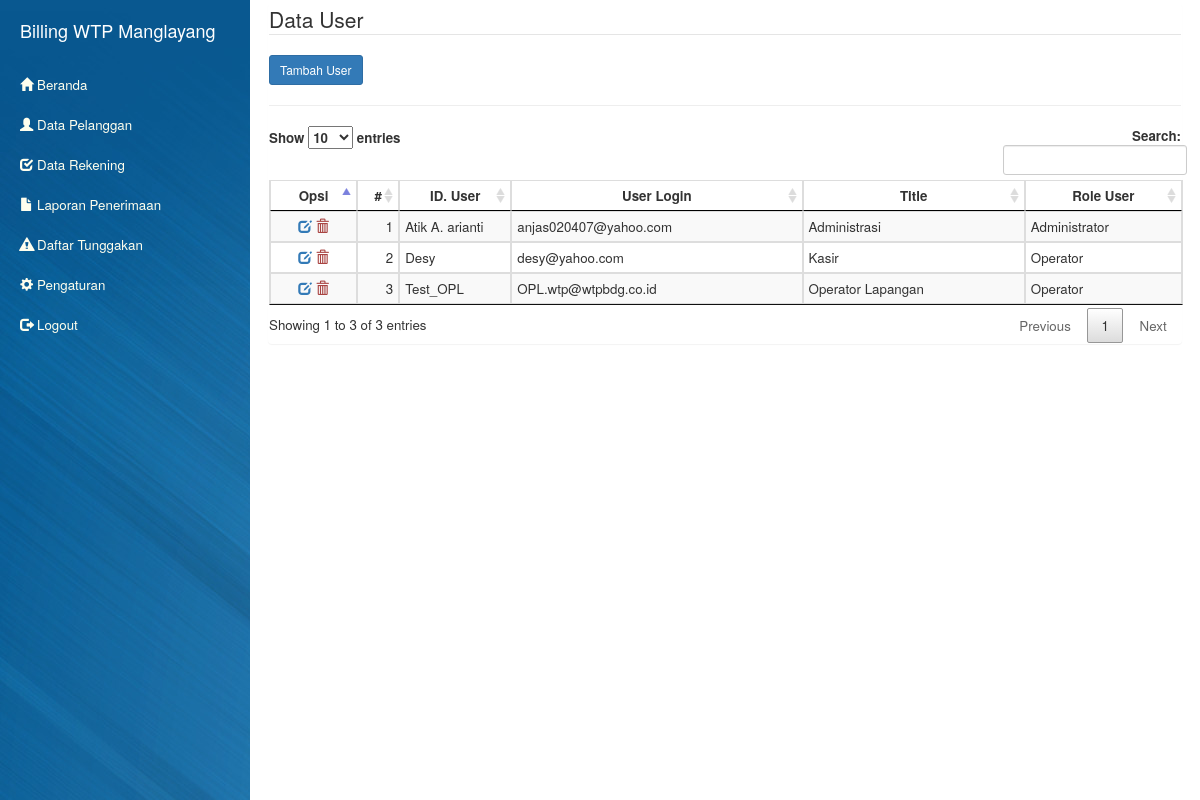
Page /?page=views.user (signed in) on the committed database.
### tables this page shows
CREATE TABLE `wtp_user` (
  `id` int(11) NOT NULL AUTO_INCREMENT,
  `nama_lengkap` varchar(255) DEFAULT NULL,
  `jobtitle` varchar(255) DEFAULT NULL,
  `phone` varchar(255) DEFAULT NULL,
  `email` varchar(255) DEFAULT NULL,
  `password` varchar(255) DEFAULT NULL,
  `accessrole` int(11) DEFAULT NULL,
  PRIMARY KEY (`id`)
);

### model/model.user.php (called while the page is built, shortened)
<?php
$userUI = new User;
$arrayData = $userUI->viewUser();
$act = "crud.user";
$akses = $_SESSION['accessrole'];

### views/views.user.php (the view)
<?php include_once "model/model.user.php"; ?>
<div class="panel panel-body">
    <fieldset>
        <legend> Data User</legend>
        <div class="form-inline">
            <div class="form-group">
                <a href="?page=crud&act=<?=$act?>" class="btn btn-sm btn-primary" id="tambah-user">Tambah User</a>
            </div>
        </div>
        <hr class="thin bg-grayLighter" />
        <table class="table table-condensed table-bordered table-striped tbl-scroll" id="table-pelanggan">
            <thead>
                <tr>
                    <th width="75px"> Opsi</th><th width="30px"> #</th>
                    <th width="100px"> ID. User</th><th> User Login</th>
                    <th> Title</th><th> Role User</th>
                </tr>
            </thead>
            <tbody id="dtaPel">
                <?php
                $i = 1;
                if (count($arrayData)) {
                    while ($data = mysql_fetch_array($arrayData)) {
                        ?>
                        <tr>
                            <td align="center">
                                <?=$userUI->actBtn($data['id'], $act, $akses)?>
                            </td>
                            <td align="right"><?=$i?></td>
                            <td><?=$data['nama_lengkap']?></td>
                            <td><?=$data['email']?></td>
                            <td><?=$data['jobtitle']?></td>
                            <td><?=$data['accessrole']== 1 ? "Administrator" : "Operator"?></td>
                        </tr>
                        <?php
                        $i++;
                    }
                }
                ?>
            </tbody>
        </table>
    </fieldset>
</div>

### inc/class.php (shortened to what this page needs)
<?php
class User {
    function viewUser() {
        $query = mysql_query("select * from wtp_user");
        return $query;
    }
    function actBtn($id, $act, $akses) {
        if ($akses == 1) {
            echo '
                <a href="?page=crud&act=' . $act . '&req=edit&id=' . $id . '" class="text-primary" data-toggle="tooltip" data-placement="bottom" title="Edit"><i class="glyphicon glyphicon-edit"></i></a>
                <a href="?page=crud&act=' . $act . '&req=delete&id=' . $id . '" class="text-danger" data-toggle="tooltip" data-placement="bottom" title="Delete" onclick="return confirm(\'Are you sure delete this data ?\')"> <i class="glyphicon glyphicon-trash"></i></a>
            ';
        }
    }
}
class Main {
    function getPage() {
        if (!isset($_GET['page'])) {
            include_once 'views/home.php';
        } else {
            $page = htmlentities($_GET['page']);
            $pageRoot = "views/" . $page . ".php";
            if (file_exists($pageRoot)) {
                include_once $pageRoot;
            } elseif ($page == "crud") {
                $halaman = $_GET['act'];
                if (file_exists("model/" . $halaman . ".php")) {
                    include_once "model/" . $halaman . ".php";
                }
            } elseif ($page == "logout") {
                $user = new User();
                $user->logout();
            } else {
                include_once 'views/home.php';
            }
        }
    }
    function renderHeader() {
        include 'model/render.header.php';
        return;
    }
    function getMenu() {
        include 'model/menu.php';
        return;
    }
}
            ?>

### rows in the picture
wtp_user: nama_lengkap "Atik A. arianti", email "anjas020407@yahoo.com", jobtitle "Administrasi", accessrole "Administrator"
wtp_user: nama_lengkap "Desy", email "desy@yahoo.com", jobtitle "Kasir", accessrole "Operator"
wtp_user: nama_lengkap "Test_OPL", email "OPL.wtp@wtpbdg.co.id", jobtitle "Operator Lapangan", accessrole "Operator"
